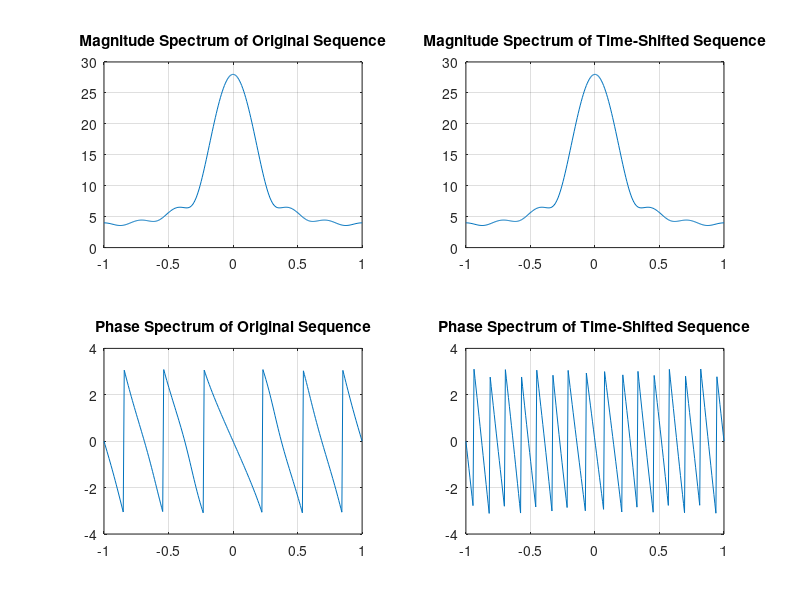

The MATLAB source for this figure:
clf;
w = -pi:2*pi/255:pi;
wo = 0.4*pi;
D = 0;
num=[1 2 3 4 5 6 7];
h1 = freqz(num, 1, w);
h2 = freqz([zeros(1,D) num], 1, w);
subplot(2,2,1)
plot(w/pi,abs(h1));grid
title('Magnitude Spectrum of Original Sequence')
subplot(2,2,2)
plot(w/pi,abs(h2));grid
title('Magnitude Spectrum of Time-Shifted Sequence')
subplot(2,2,3)
plot(w/pi,angle(h1));grid
title('Phase Spectrum of Original Sequence')
subplot(2,2,4)
plot(w/pi,angle(h2));grid
title('Phase Spectrum of Time-Shifted Sequence')

clf;
w = -pi:2*pi/255:pi;
 wo = 0.4*pi;
D = 10;
num=[1 2 3 4 5 6 7];
h1 = freqz(num, 1, w);
h2 = freqz([zeros(1,D) num], 1, w);
subplot(2,2,1)
plot(w/pi,abs(h1));grid
title('Magnitude Spectrum of Original Sequence')
subplot(2,2,2)
plot(w/pi,abs(h2));grid
title('Magnitude Spectrum of Time-Shifted Sequence')
subplot(2,2,3)
plot(w/pi,angle(h1));grid
title('Phase Spectrum of Original Sequence')
subplot(2,2,4)
plot(w/pi,angle(h2));grid
title('Phase Spectrum of Time-Shifted Sequence')